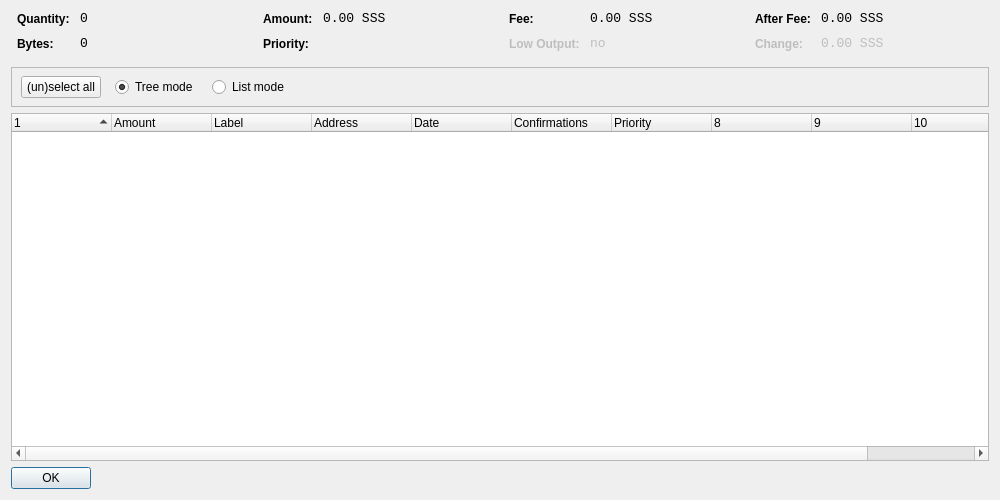
<?xml version="1.0" encoding="UTF-8"?>
<ui version="4.0">
 <class>CoinControlDialog</class>
 <widget class="QDialog" name="CoinControlDialog">
  <property name="geometry">
   <rect>
    <x>0</x>
    <y>0</y>
    <width>1000</width>
    <height>500</height>
   </rect>
  </property>
  <property name="windowTitle">
   <string>Coin Control</string>
  </property>
  <layout class="QVBoxLayout" name="verticalLayout">
   <item>
    <layout class="QHBoxLayout" name="horizontalLayoutTop" stretch="0,0,0,0">
     <property name="topMargin">
      <number>0</number>
     </property>
     <property name="bottomMargin">
      <number>10</number>
     </property>
     <item>
      <layout class="QFormLayout" name="formLayoutCoinControl1">
       <property name="horizontalSpacing">
        <number>10</number>
       </property>
       <property name="verticalSpacing">
        <number>10</number>
       </property>
       <property name="leftMargin">
        <number>6</number>
       </property>
       <property name="rightMargin">
        <number>6</number>
       </property>
       <item row="0" column="0">
        <widget class="QLabel" name="labelCoinControlQuantityText">
         <property name="styleSheet">
          <string notr="true">font-weight:bold;</string>
         </property>
         <property name="text">
          <string>Quantity:</string>
         </property>
        </widget>
       </item>
       <item row="0" column="1">
        <widget class="QLabel" name="labelCoinControlQuantity">
         <property name="font">
          <font>
           <family>Monospace</family>
           <pointsize>10</pointsize>
          </font>
         </property>
         <property name="cursor">
          <cursorShape>IBeamCursor</cursorShape>
         </property>
         <property name="contextMenuPolicy">
          <enum>Qt::ActionsContextMenu</enum>
         </property>
         <property name="text">
          <string notr="true">0</string>
         </property>
         <property name="textInteractionFlags">
          <set>Qt::LinksAccessibleByMouse|Qt::TextSelectableByKeyboard|Qt::TextSelectableByMouse</set>
         </property>
        </widget>
       </item>
       <item row="1" column="0">
        <widget class="QLabel" name="labelCoinControlBytesText">
         <property name="styleSheet">
          <string notr="true">font-weight:bold;</string>
         </property>
         <property name="text">
          <string>Bytes:</string>
         </property>
        </widget>
       </item>
       <item row="1" column="1">
        <widget class="QLabel" name="labelCoinControlBytes">
         <property name="font">
          <font>
           <family>Monospace</family>
           <pointsize>10</pointsize>
          </font>
         </property>
         <property name="cursor">
          <cursorShape>IBeamCursor</cursorShape>
         </property>
         <property name="contextMenuPolicy">
          <enum>Qt::ActionsContextMenu</enum>
         </property>
         <property name="text">
          <string notr="true">0</string>
         </property>
         <property name="textInteractionFlags">
          <set>Qt::LinksAccessibleByMouse|Qt::TextSelectableByKeyboard|Qt::TextSelectableByMouse</set>
         </property>
        </widget>
       </item>
      </layout>
     </item>
     <item>
      <layout class="QFormLayout" name="formLayoutCoinControl2">
       <property name="horizontalSpacing">
        <number>10</number>
       </property>
       <property name="verticalSpacing">
        <number>10</number>
       </property>
       <property name="leftMargin">
        <number>6</number>
       </property>
       <property name="rightMargin">
        <number>6</number>
       </property>
       <item row="0" column="0">
        <widget class="QLabel" name="labelCoinControlAmountText">
         <property name="styleSheet">
          <string notr="true">font-weight:bold;</string>
         </property>
         <property name="text">
          <string>Amount:</string>
         </property>
        </widget>
       </item>
       <item row="0" column="1">
        <widget class="QLabel" name="labelCoinControlAmount">
         <property name="font">
          <font>
           <family>Monospace</family>
           <pointsize>10</pointsize>
          </font>
         </property>
         <property name="cursor">
          <cursorShape>IBeamCursor</cursorShape>
         </property>
         <property name="contextMenuPolicy">
          <enum>Qt::ActionsContextMenu</enum>
         </property>
         <property name="text">
          <string notr="true">0.00 SSS</string>
         </property>
         <property name="textInteractionFlags">
          <set>Qt::LinksAccessibleByMouse|Qt::TextSelectableByKeyboard|Qt::TextSelectableByMouse</set>
         </property>
        </widget>
       </item>
       <item row="1" column="0">
        <widget class="QLabel" name="labelCoinControlPriorityText">
         <property name="styleSheet">
          <string notr="true">font-weight:bold;</string>
         </property>
         <property name="text">
          <string>Priority:</string>
         </property>
        </widget>
       </item>
       <item row="1" column="1">
        <widget class="QLabel" name="labelCoinControlPriority">
         <property name="font">
          <font>
           <family>Monospace</family>
           <pointsize>10</pointsize>
          </font>
         </property>
         <property name="cursor">
          <cursorShape>IBeamCursor</cursorShape>
         </property>
         <property name="contextMenuPolicy">
          <enum>Qt::ActionsContextMenu</enum>
         </property>
         <property name="text">
          <string/>
         </property>
         <property name="textInteractionFlags">
          <set>Qt::LinksAccessibleByMouse|Qt::TextSelectableByKeyboard|Qt::TextSelectableByMouse</set>
         </property>
        </widget>
       </item>
      </layout>
     </item>
     <item>
      <layout class="QFormLayout" name="formLayoutCoinControl3">
       <property name="horizontalSpacing">
        <number>10</number>
       </property>
       <property name="verticalSpacing">
        <number>10</number>
       </property>
       <property name="leftMargin">
        <number>6</number>
       </property>
       <property name="rightMargin">
        <number>6</number>
       </property>
       <item row="0" column="0">
        <widget class="QLabel" name="labelCoinControlFeeText">
         <property name="styleSheet">
          <string notr="true">font-weight:bold;</string>
         </property>
         <property name="text">
          <string>Fee:</string>
         </property>
        </widget>
       </item>
       <item row="0" column="1">
        <widget class="QLabel" name="labelCoinControlFee">
         <property name="font">
          <font>
           <family>Monospace</family>
           <pointsize>10</pointsize>
          </font>
         </property>
         <property name="cursor">
          <cursorShape>IBeamCursor</cursorShape>
         </property>
         <property name="contextMenuPolicy">
          <enum>Qt::ActionsContextMenu</enum>
         </property>
         <property name="text">
          <string notr="true">0.00 SSS</string>
         </property>
         <property name="textInteractionFlags">
          <set>Qt::LinksAccessibleByMouse|Qt::TextSelectableByKeyboard|Qt::TextSelectableByMouse</set>
         </property>
        </widget>
       </item>
       <item row="1" column="0">
        <widget class="QLabel" name="labelCoinControlLowOutputText">
         <property name="enabled">
          <bool>false</bool>
         </property>
         <property name="styleSheet">
          <string notr="true">font-weight:bold;</string>
         </property>
         <property name="text">
          <string>Low Output:</string>
         </property>
        </widget>
       </item>
       <item row="1" column="1">
        <widget class="QLabel" name="labelCoinControlLowOutput">
         <property name="enabled">
          <bool>false</bool>
         </property>
         <property name="font">
          <font>
           <family>Monospace</family>
           <pointsize>10</pointsize>
          </font>
         </property>
         <property name="cursor">
          <cursorShape>IBeamCursor</cursorShape>
         </property>
         <property name="contextMenuPolicy">
          <enum>Qt::ActionsContextMenu</enum>
         </property>
         <property name="text">
          <string notr="true">no</string>
         </property>
         <property name="textInteractionFlags">
          <set>Qt::LinksAccessibleByMouse|Qt::TextSelectableByKeyboard|Qt::TextSelectableByMouse</set>
         </property>
        </widget>
       </item>
      </layout>
     </item>
     <item>
      <layout class="QFormLayout" name="formLayoutCoinControl4">
       <property name="horizontalSpacing">
        <number>10</number>
       </property>
       <property name="verticalSpacing">
        <number>10</number>
       </property>
       <property name="leftMargin">
        <number>6</number>
       </property>
       <property name="rightMargin">
        <number>6</number>
       </property>
       <item row="0" column="0">
        <widget class="QLabel" name="labelCoinControlAfterFeeText">
         <property name="styleSheet">
          <string notr="true">font-weight:bold;</string>
         </property>
         <property name="text">
          <string>After Fee:</string>
         </property>
        </widget>
       </item>
       <item row="0" column="1">
        <widget class="QLabel" name="labelCoinControlAfterFee">
         <property name="font">
          <font>
           <family>Monospace</family>
           <pointsize>10</pointsize>
          </font>
         </property>
         <property name="cursor">
          <cursorShape>IBeamCursor</cursorShape>
         </property>
         <property name="contextMenuPolicy">
          <enum>Qt::ActionsContextMenu</enum>
         </property>
         <property name="text">
          <string notr="true">0.00 SSS</string>
         </property>
         <property name="textInteractionFlags">
          <set>Qt::LinksAccessibleByMouse|Qt::TextSelectableByKeyboard|Qt::TextSelectableByMouse</set>
         </property>
        </widget>
       </item>
       <item row="1" column="0">
        <widget class="QLabel" name="labelCoinControlChangeText">
         <property name="enabled">
          <bool>false</bool>
         </property>
         <property name="styleSheet">
          <string notr="true">font-weight:bold;</string>
         </property>
         <property name="text">
          <string>Change:</string>
         </property>
        </widget>
       </item>
       <item row="1" column="1">
        <widget class="QLabel" name="labelCoinControlChange">
         <property name="enabled">
          <bool>false</bool>
         </property>
         <property name="font">
          <font>
           <family>Monospace</family>
           <pointsize>10</pointsize>
          </font>
         </property>
         <property name="cursor">
          <cursorShape>IBeamCursor</cursorShape>
         </property>
         <property name="contextMenuPolicy">
          <enum>Qt::ActionsContextMenu</enum>
         </property>
         <property name="text">
          <string notr="true">0.00 SSS</string>
         </property>
         <property name="textInteractionFlags">
          <set>Qt::LinksAccessibleByMouse|Qt::TextSelectableByKeyboard|Qt::TextSelectableByMouse</set>
         </property>
        </widget>
       </item>
      </layout>
     </item>
    </layout>
   </item>
   <item>
    <widget class="QFrame" name="frame">
     <property name="minimumSize">
      <size>
       <width>0</width>
       <height>40</height>
      </size>
     </property>
     <property name="frameShape">
      <enum>QFrame::StyledPanel</enum>
     </property>
     <property name="frameShadow">
      <enum>QFrame::Sunken</enum>
     </property>
     <widget class="QWidget" name="horizontalLayoutWidget">
      <property name="geometry">
       <rect>
        <x>10</x>
        <y>0</y>
        <width>781</width>
        <height>41</height>
       </rect>
      </property>
      <layout class="QHBoxLayout" name="horizontalLayoutPanel" stretch="0,0,0,0,0">
       <property name="spacing">
        <number>14</number>
       </property>
       <item>
        <widget class="QPushButton" name="pushButtonSelectAll">
         <property name="sizePolicy">
          <sizepolicy hsizetype="Maximum" vsizetype="Fixed">
           <horstretch>0</horstretch>
           <verstretch>0</verstretch>
          </sizepolicy>
         </property>
         <property name="text">
          <string>(un)select all</string>
         </property>
        </widget>
       </item>
       <item>
        <widget class="QRadioButton" name="radioTreeMode">
         <property name="sizePolicy">
          <sizepolicy hsizetype="Maximum" vsizetype="Fixed">
           <horstretch>0</horstretch>
           <verstretch>0</verstretch>
          </sizepolicy>
         </property>
         <property name="text">
          <string>Tree mode</string>
         </property>
         <property name="checked">
          <bool>true</bool>
         </property>
        </widget>
       </item>
       <item>
        <widget class="QRadioButton" name="radioListMode">
         <property name="sizePolicy">
          <sizepolicy hsizetype="Maximum" vsizetype="Fixed">
           <horstretch>0</horstretch>
           <verstretch>0</verstretch>
          </sizepolicy>
         </property>
         <property name="text">
          <string>List mode</string>
         </property>
        </widget>
       </item>
       <item>
        <spacer name="horizontalSpacer">
         <property name="orientation">
          <enum>Qt::Horizontal</enum>
         </property>
         <property name="sizeHint" stdset="0">
          <size>
           <width>40</width>
           <height>20</height>
          </size>
         </property>
        </spacer>
       </item>
      </layout>
     </widget>
    </widget>
   </item>
   <item>
    <widget class="CoinControlTreeWidget" name="treeWidget">
     <property name="contextMenuPolicy">
      <enum>Qt::CustomContextMenu</enum>
     </property>
     <property name="sortingEnabled">
      <bool>false</bool>
     </property>
     <property name="columnCount">
      <number>11</number>
     </property>
     <attribute name="headerShowSortIndicator" stdset="0">
      <bool>true</bool>
     </attribute>
     <attribute name="headerStretchLastSection">
      <bool>false</bool>
     </attribute>
     <column>
      <property name="text">
       <string/>
      </property>
     </column>
     <column>
      <property name="text">
       <string>Amount</string>
      </property>
     </column>
     <column>
      <property name="text">
       <string>Label</string>
      </property>
     </column>
     <column>
      <property name="text">
       <string>Address</string>
      </property>
     </column>
     <column>
      <property name="text">
       <string>Date</string>
      </property>
     </column>
     <column>
      <property name="text">
       <string>Confirmations</string>
      </property>
      <property name="toolTip">
       <string>Confirmed</string>
      </property>
     </column>
     <column>
      <property name="text">
       <string>Priority</string>
      </property>
     </column>
     <column>
      <property name="text">
       <string/>
      </property>
     </column>
     <column>
      <property name="text">
       <string/>
      </property>
     </column>
     <column>
      <property name="text">
       <string/>
      </property>
     </column>
     <column>
      <property name="text">
       <string/>
      </property>
     </column>
    </widget>
   </item>
   <item>
    <widget class="QDialogButtonBox" name="buttonBox">
     <property name="sizePolicy">
      <sizepolicy hsizetype="Maximum" vsizetype="Fixed">
       <horstretch>0</horstretch>
       <verstretch>0</verstretch>
      </sizepolicy>
     </property>
     <property name="orientation">
      <enum>Qt::Horizontal</enum>
     </property>
     <property name="standardButtons">
      <set>QDialogButtonBox::Ok</set>
     </property>
    </widget>
   </item>
  </layout>
 </widget>
 <customwidgets>
  <customwidget>
   <class>CoinControlTreeWidget</class>
   <extends>QTreeWidget</extends>
   <header>coincontroltreewidget.h</header>
  </customwidget>
 </customwidgets>
 <resources/>
 <connections/>
</ui>
